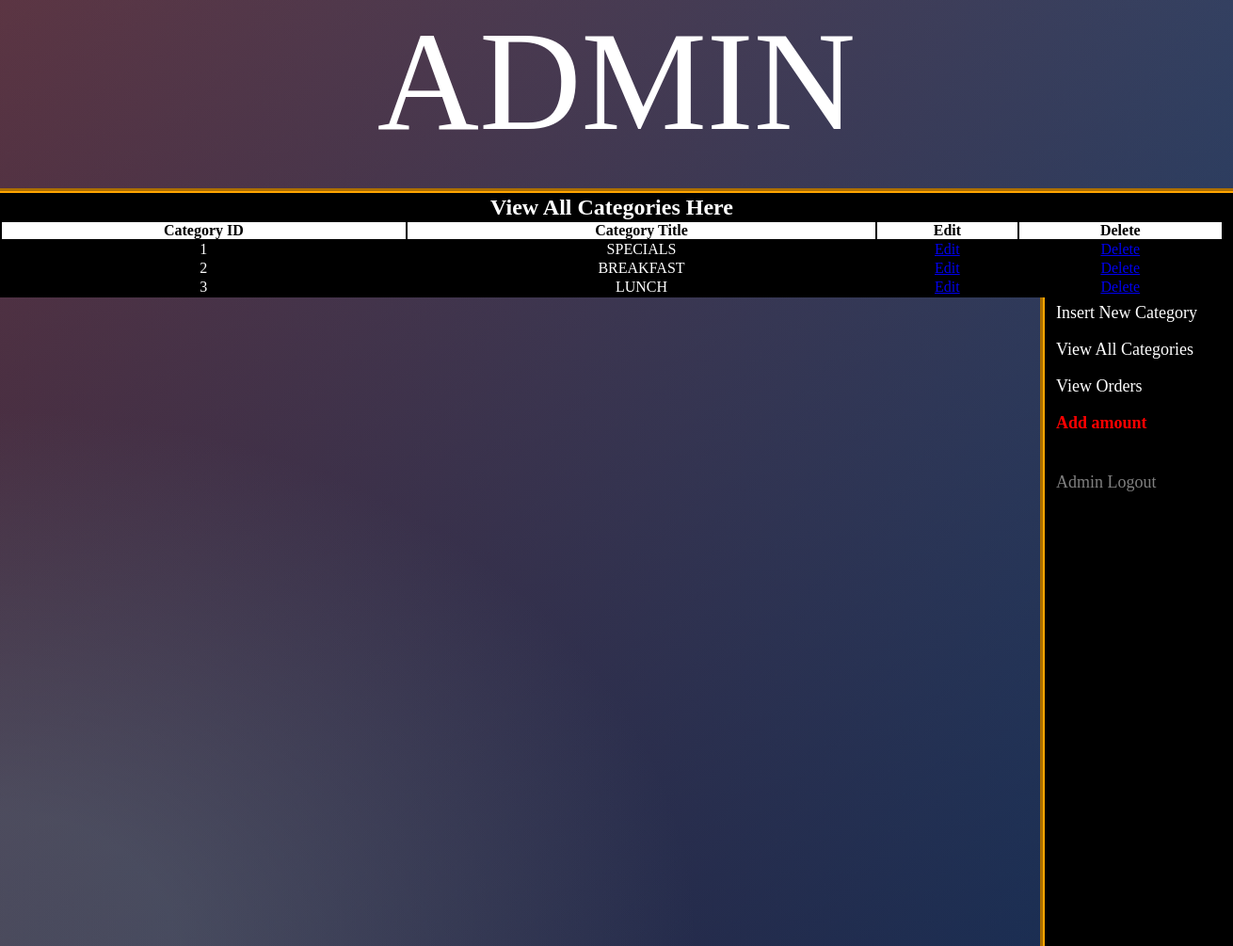
The page /admin_area/index.php?view_cats (signed in) on the database its author committed.
### tables this page shows
CREATE TABLE `categories` (
  `cat_id` int(100) NOT NULL,
  `cat_title` text NOT NULL
);

### admin_area/view_cats.php (the view)
<table width="1300" align="center" style="color: white" bgcolor="black">
	<tr align="center">
		<td colspan="6"><h2>View All Categories Here</h2></td>
	</tr>
	<tr align="center" bgcolor="white" style="color: black">
		<th>Category ID</th>
		<th>Category Title</th>
		<th>Edit</th>
		<th>Delete</th>
	</tr>
	<?php
	include("includes/db.php");
	$get_cat = "select * from categories";
	$run_cat = mysqli_query($con, $get_cat);
	$i = 0;
	while ($row_cat=mysqli_fetch_array($run_cat)){
		$cat_id = $row_cat['cat_id'];
		$cat_title = $row_cat['cat_title'];
		$i++;
	?>
	<tr align="center">
		<td><?php echo $i;?></td>
		<td><?php echo $cat_title;?></td>
		<td><a href="index.php?edit_cat=<?php echo $cat_id; ?>">Edit</a></td>
		<td><a href="delete_cat.php?delete_cat=<?php echo $cat_id;?>">Delete</a></td>
	</tr>
	<?php } ?>
</table>

### admin_area/styles/style.css (style rules this page uses)
html, body, div, span, applet, object, iframe, h1, h2, h3, h4, h5, h6, p, blockquote, pre, a, abbr, acronym, address, big, cite, code, del, dfn, em, img, ins, kbd, q, s, samp, small, strike, strong, sub, sup, tt, var, b, u, i, center, dl, dt, dd, ol, ul, li, fieldset, form, label, legend, table, caption, tbody, tfoot, thead, tr, th, td, article, aside, canvas, details, embed, figure, figcaption, footer, header, hgroup, menu, nav, output, ruby, section, summary, time, mark, audio, video { margin: 0; padding: 0; border: 0; vertical-align: baseline; }
body { background: #092756; background: -moz-radial-gradient(0% 100%, ellipse cover, rgba(104,128,138,.4) 10%,rgba(138,114,76,0) 40%),-moz-linear-gradient(top, rgba(57,173,219,.25) 0%, rgba(42,60,87,.4) 100%), -moz-linear-gradient(-45deg, #670d10 0%, #092756 100%); background: -webkit-radial-gradient(0% 100%, ellipse cover, rgba(104,128,138,.4) 10%,rgba(138,114,76,0) 40%), -webkit-linear-gradient(top, rgba(57,173,219,.25) 0%,rgba(42,60,87,.4) 100%), -webkit-linear-gradient(-45deg, #670d10 0%,#092756 100%); background: -o-radial-gradient(0% 100%, ellipse cover, rgba(104,128,138,.4) 10%,rgba(138,114,76,0) 40%), -o-linear-gradient(top, rgba(57,173,219,.25) 0%,rgba(42,60,87,.4) 100%), -o-linear-gradient(-45deg, #670d10 0%,#092756 100%); background: -ms-radial-gradient(0% 100%, ellipse cover, rgba(104,128,138,.4) 10%,rgba(138,114,76,0) 40%), -ms-linear-gradient(top, rgba(57,173,219,.25) 0%,rgba(42,60,87,.4) 100%), -ms-linear-gradient(-45deg, #670d10 0%,#092756 100%); background: -webkit-radial-gradient(0% 100%, ellipse cover, rgba(104,128,138,.4) 10%,rgba(138,114,76,0) 40%), linear-gradient(to bottom, rgba(57,173,219,.25) 0%,rgba(42,60,87,.4) 100%), linear-gradient(135deg, #670d10 0%,#092756 100%); filter: progid:DXImageTransform.Microsoft.gradient( startColorstr='#3E1D6D', endColorstr='#092756',GradientType=1 ); }

### rows shown on the page
categories: cat_title "SPECIALS"
categories: cat_title "BREAKFAST"
categories: cat_title "LUNCH"
